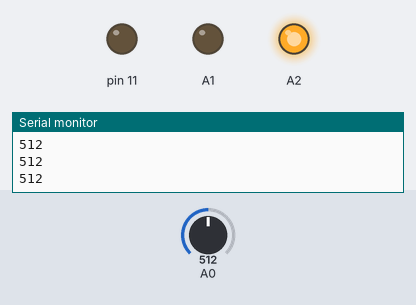
This sketch was run on a simulated Arduino Uno, built with avr-gcc and run on an emulated ATmega328P. Shown: output pins drawn as LEDs (lit = HIGH), the last lines printed to the serial monitor. The inputs (shaded band) are chosen by the test bench; at power-on: A0 = 512.

Above: at 1.2 s.
1.3 s: A0 set to 488
At 1.8 s:
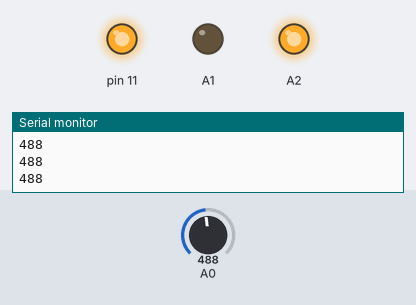
2.8 s: A0 set to 510
At 4.0 s:
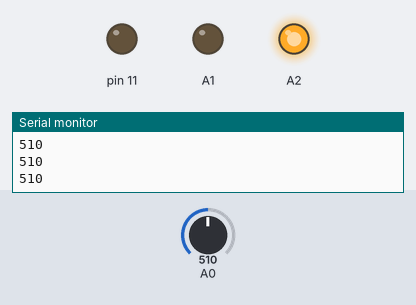
4.3 s: A0 set to 490
At 5.3 s:
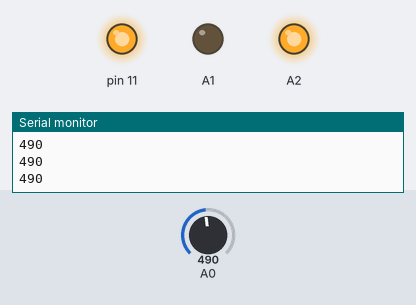
Timing chart, 0 to 7.3 s (numbered marks = the images above; inputs shaded):
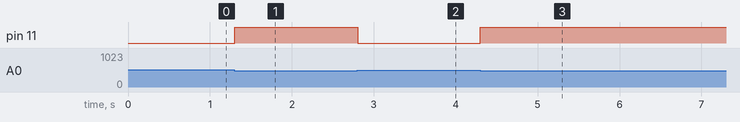

Measured:
- the behaviour switches between 500 and 499 on A0 (found by bisection; images 0 and 1)
- after the input at 1.3 s, pin 11: LOW → HIGH at once
- after the input at 2.8 s, pin 11: HIGH → LOW at once
- after the input at 4.3 s, pin 11: LOW → HIGH at once

The sketch:

irBlaster.ino
```cpp
void setup() {
  pinMode(A0,INPUT);
  pinMode(A1,OUTPUT);
  pinMode(A2,OUTPUT);
  pinMode(11,OUTPUT);
  digitalWrite(A2,HIGH);
  digitalWrite(A1,LOW);
  Serial.begin(9600);
}

void loop() {
  Serial.println(analogRead(A0));
//  delay(1000);
  if(analogRead(A0) < 500)
  digitalWrite(11,HIGH);
  else
  digitalWrite(11,LOW);
}
```
